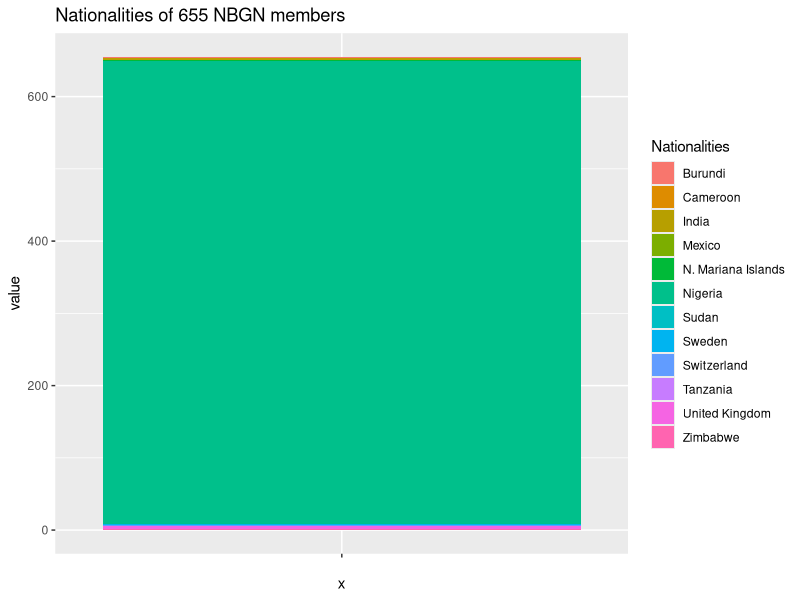
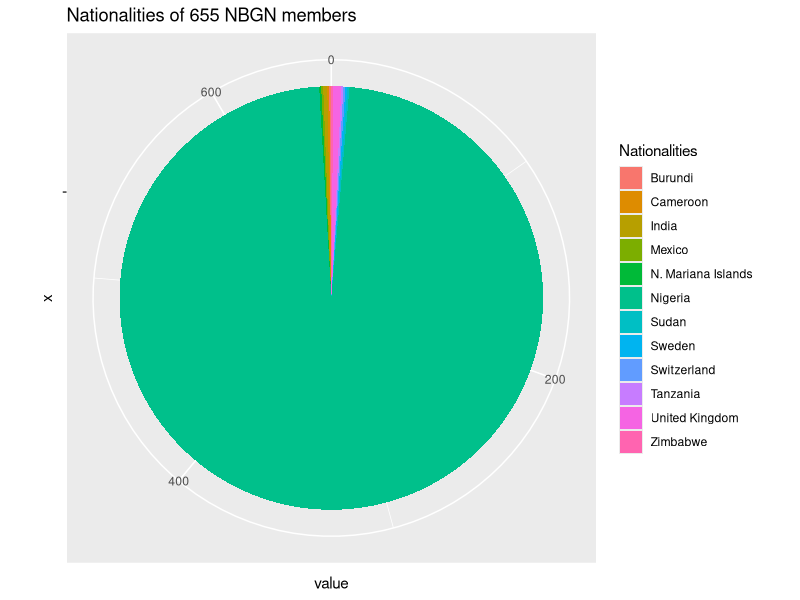

The R source for these figures, in order: (Note: this script raises an error after producing the figures.)
df <- data.frame(
  Nationalities = c("Burundi", "Cameroon", "India", "Mexico",
              "N. Mariana Islands", "Nigeria", "Sudan",
              "Sweden", "Switzerland", "Tanzania", "United Kingdom", "Zimbabwe"),
  value = c(1, 1, 2, 1, 1, 640, 1, 1, 1, 1, 4, 1)
)
head(df)

library(ggplot2)

# Barplot
bp<- ggplot(df, aes(x="", y=value, fill=Nationalities))+
  geom_bar(width = 1, stat = "identity") + ggtitle("Nationalities of 655 NBGN members")
bp

#Create a pie chart
pie <- bp + coord_polar("y", start=0)
pie

# Use custom color palettes
pie + scale_fill_manual(values=c("#999999", "#E69F00", "#56B4E9"))

# use brewer color palettes
pie + scale_fill_brewer(palette="Dark2")

pie + scale_fill_brewer(palette="Blues")+
  theme_minimal()

# Use grey scale
pie + scale_fill_grey() + theme_minimal()

#Create a blank theme
blank_theme <- theme_minimal()+
  theme(
    axis.title.x = element_blank(),
    axis.title.y = element_blank(),
    panel.border = element_blank(),
    panel.grid=element_blank(),
    axis.ticks = element_blank(),
    plot.title=element_text(size=14, face="bold")
  )

# Apply blank theme
library(scales)
pie + theme_classic()+ blank_theme +
  theme(axis.text.x=element_blank())+
  geom_text(aes(y = value/12 + c(0, cumsum(value)[-length(value)]), 
                label = value), size=5)

# Use brewer palette
pie + scale_fill_brewer("Country") + blank_theme +
  theme(axis.text.x=element_blank())+
  geom_text(aes(y = value/8 + c(0, cumsum(value)[-length(value)]), 
                label = value), size=5)
